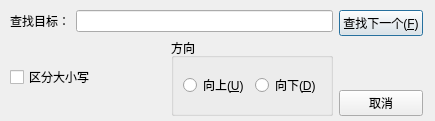
<?xml version="1.0" encoding="UTF-8"?>
<ui version="4.0">
 <class>FindDialog</class>
 <widget class="QDialog" name="FindDialog">
  <property name="geometry">
   <rect>
    <x>0</x>
    <y>0</y>
    <width>435</width>
    <height>121</height>
   </rect>
  </property>
  <property name="windowTitle">
   <string>查找</string>
  </property>
  <widget class="QWidget" name="">
   <property name="geometry">
    <rect>
     <x>10</x>
     <y>10</y>
     <width>413</width>
     <height>106</height>
    </rect>
   </property>
   <layout class="QHBoxLayout" name="horizontalLayout_4">
    <item>
     <layout class="QVBoxLayout" name="verticalLayout_2">
      <item>
       <layout class="QHBoxLayout" name="horizontalLayout">
        <item>
         <widget class="QLabel" name="label">
          <property name="text">
           <string>查找目标：</string>
          </property>
         </widget>
        </item>
        <item>
         <widget class="QLineEdit" name="searchText"/>
        </item>
       </layout>
      </item>
      <item>
       <layout class="QHBoxLayout" name="horizontalLayout_3">
        <item>
         <widget class="QCheckBox" name="cbCaseSensetive">
          <property name="text">
           <string>区分大小写</string>
          </property>
         </widget>
        </item>
        <item>
         <widget class="QGroupBox" name="groupBox">
          <property name="title">
           <string>方向</string>
          </property>
          <layout class="QHBoxLayout" name="horizontalLayout_2">
           <item>
            <widget class="QRadioButton" name="rbUp">
             <property name="text">
              <string>向上(&amp;U)</string>
             </property>
            </widget>
           </item>
           <item>
            <widget class="QRadioButton" name="rbDown">
             <property name="text">
              <string>向下(&amp;D)</string>
             </property>
            </widget>
           </item>
          </layout>
         </widget>
        </item>
       </layout>
      </item>
     </layout>
    </item>
    <item>
     <layout class="QVBoxLayout" name="verticalLayout">
      <item>
       <widget class="QPushButton" name="btFindNext">
        <property name="text">
         <string>查找下一个(&amp;F)</string>
        </property>
       </widget>
      </item>
      <item>
       <spacer name="verticalSpacer">
        <property name="orientation">
         <enum>Qt::Vertical</enum>
        </property>
        <property name="sizeHint" stdset="0">
         <size>
          <width>20</width>
          <height>40</height>
         </size>
        </property>
       </spacer>
      </item>
      <item>
       <widget class="QPushButton" name="btCancel">
        <property name="text">
         <string>取消</string>
        </property>
       </widget>
      </item>
     </layout>
    </item>
   </layout>
  </widget>
 </widget>
 <resources/>
 <connections/>
</ui>
